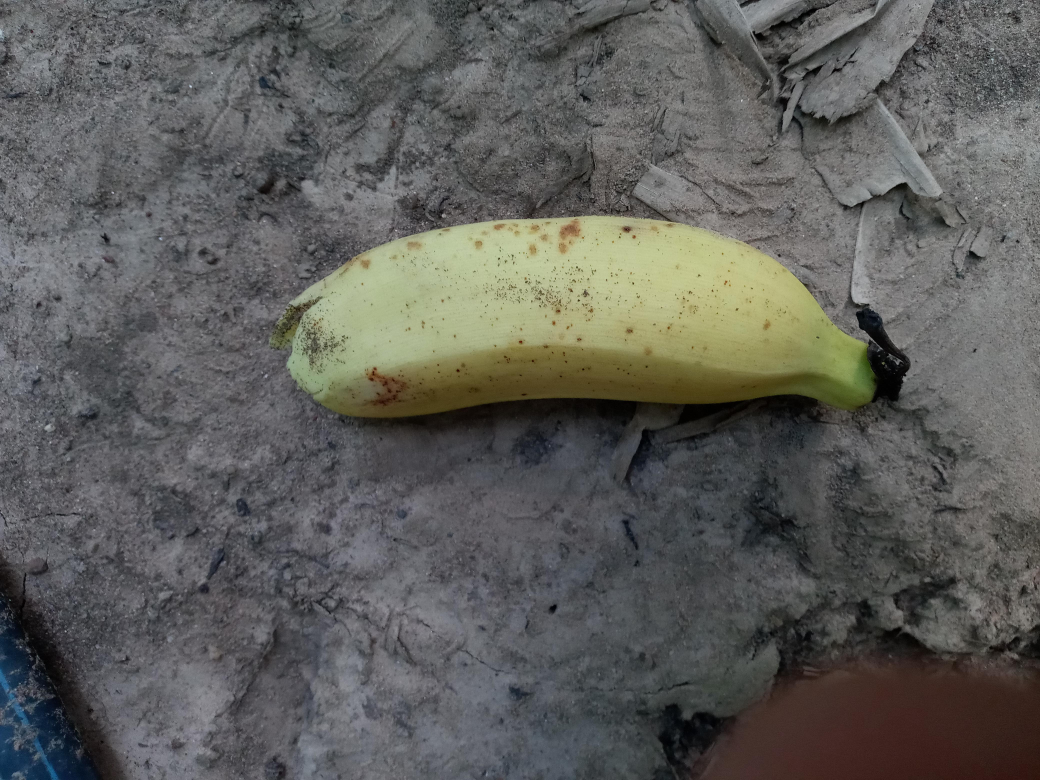
#> input picture Images/Dispose/20230213_084837.jpg, 4160 x 3120 px (shown at 1/4 size)
$ python -i image_processor.py   (imports and definitions only)   (older library calls are emulated)
#> lines starting #> are read from the running program, lines starting #| are printed output that depends on the picture
import cv2
import numpy as np

def pad_and_resize(image: np.ndarray, target_size=(224, 224)):
    """
    이미지의 원본 비율을 유지하며 패딩을 적용하고 리사이즈합니다.
    (data/preprocess.py 로직 통합)
    """
    h, w, _ = image.shape
    target_w, target_h = target_size

    scale = min(target_w / w, target_h / h)
    new_w, new_h = int(w * scale), int(h * scale)

    resized_image = cv2.resize(image, (new_w, new_h), interpolation=cv2.INTER_AREA)

    top = (target_h - new_h) // 2
    bottom = target_h - new_h - top
    left = (target_w - new_w) // 2
    right = target_w - new_w - left

    padded_image = cv2.copyMakeBorder(
        resized_image, top, bottom, left, right,
        cv2.BORDER_CONSTANT, value=[0, 0, 0]
    )

    return padded_image

def extract_color_histogram(image, bins=(8, 8, 8)):
    """
    HSV 색상 공간에서 3D 컬러 히스토그램 추출 (512차원)
    (data/extract_features.py 로직 통합)
    """
    # RGB로 입력받으므로 BGR로 변환 후 HSV로 처리 (OpenCV 호환성)
    bgr = cv2.cvtColor(image, cv2.COLOR_RGB2BGR)
    hsv = cv2.cvtColor(bgr, cv2.COLOR_BGR2HSV)

    hist = cv2.calcHist([hsv], [0, 1, 2], None, bins, [0, 180, 0, 256, 0, 256])
    cv2.normalize(hist, hist)

    return hist.flatten()

def extract_texture_features(image):
    """
    픽셀 통계 및 엣지 강도 특징 추출 (4차원)
    (data/extract_features.py 로직 통합)
    """
    # RGB -> GRAY
    gray = cv2.cvtColor(image, cv2.COLOR_RGB2GRAY)

    mean_val, std_val = cv2.meanStdDev(gray)
    laplacian_var = cv2.Laplacian(gray, cv2.CV_64F).var()

    sobelx = cv2.Sobel(gray, cv2.CV_64F, 1, 0, ksize=3)
    sobely = cv2.Sobel(gray, cv2.CV_64F, 0, 1, ksize=3)
    sobel_mag = cv2.magnitude(sobelx, sobely)
    sobel_mean = np.mean(sobel_mag)

    return np.array([mean_val[0][0], std_val[0][0], laplacian_var, sobel_mean])

def get_knn_features(image: np.ndarray) -> np.ndarray:
    """
    kNN 모델 입력을 위한 통합 516차원 특징 벡터를 반환합니다.
    """
    # 1. 전처리 (224x224)
    preprocessed = pad_and_resize(image)

    # 2. 특징 추출
    color_hist = extract_color_histogram(preprocessed)
    texture_feat = extract_texture_features(preprocessed)

    # 3. 결합 (1, 516)
    features = np.concatenate([color_hist, texture_feat]).reshape(1, -1)
    return features

>>> import cv2
>>> picture = cv2.cvtColor(cv2.imread('../../Images/Dispose/20230213_084837.jpg'), cv2.COLOR_BGR2RGB)
>>> result = get_knn_features(picture)
#> in pad_and_resize, `resized_image = cv2.resize(image, (new_w, new_h), interpolation=cv2.IN..`:
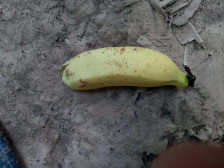
#> resized_image: shape (168, 224, 3); mean R, G, B 94.2, 94.1, 90.7
#> in pad_and_resize, `padded_image = cv2.copyMakeBorder( resized_image, top, bottom, left, r..`:
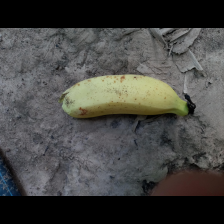
#> padded_image: shape (224, 224, 3); mean R, G, B 70.6, 70.6, 68
#> in extract_color_histogram, `hsv = cv2.cvtColor(bgr, cv2.COLOR_BGR2HSV)`: hsv: shape (224, 224, 3); mean H, S, V 58.3, 21.9, 73.6
#> in get_knn_features, `color_hist = extract_color_histogram(preprocessed)`: color_hist = 512 values, max 0.801 at index 0, min 0 at index 5, mean 0.0062
#> in extract_texture_features, `gray = cv2.cvtColor(image, cv2.COLOR_RGB2GRAY)`:
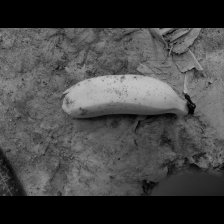
#> gray: shape (224, 224); min 0, max 195, mean 70.3
#> in extract_texture_features, `mean_val, std_val = cv2.meanStdDev(gray)`: mean_val = [70.29]; std_val = [50.43]
#> in extract_texture_features, `laplacian_var = cv2.Laplacian(gray, cv2.CV_64F).var()`: laplacian_var = 730.4
#> in extract_texture_features, `sobelx = cv2.Sobel(gray, cv2.CV_64F, 1, 0, ksize=3)`:
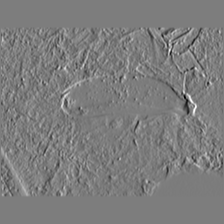
#> sobelx: shape (224, 224) float64; min -393, max 407, mean 0.2; drawn with min black and max white
#> in extract_texture_features, `sobely = cv2.Sobel(gray, cv2.CV_64F, 0, 1, ksize=3)`:
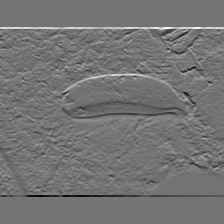
#> sobely: shape (224, 224) float64; min -495, max 592, mean 0; drawn with min black and max white
#> in extract_texture_features, `sobel_mag = cv2.magnitude(sobelx, sobely)`:
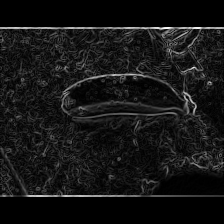
#> sobel_mag: shape (224, 224) float64; min 0, max 592.2, mean 50.1; drawn with min black and max white
#> in extract_texture_features, `sobel_mean = np.mean(sobel_mag)`: sobel_mean = 50.11
#> in get_knn_features, `texture_feat = extract_texture_features(preprocessed)`: texture_feat = [70.29, 50.43, 730.4, 50.11]

$ run again, on Images/Dispose/20230217_092248.jpg
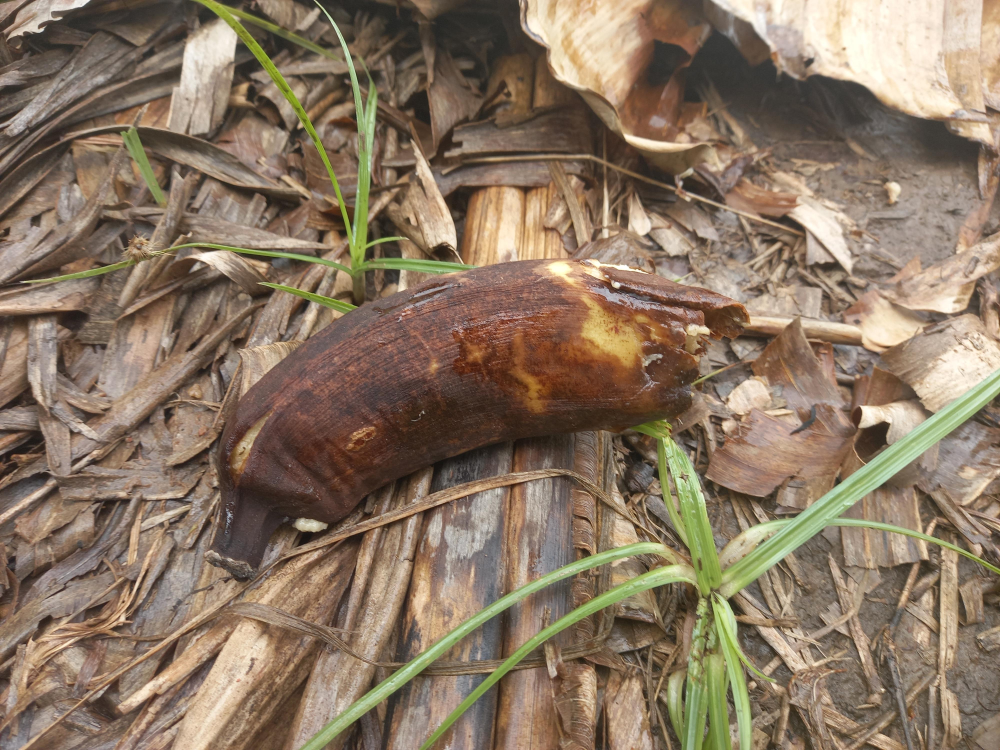
#> input picture Images/Dispose/20230217_092248.jpg, 4000 x 3000 px (shown at 1/4 size)
#> hsv: shape (224, 224, 3); mean H, S, V 11.9, 57.3, 104.2
#> color_hist = 512 values, max 0.836 at index 0, min 0 at index 32, mean 0.00653
#> in extract_texture_features, `gray = cv2.cvtColor(image, cv2.COLOR_RGB2GRAY)`:
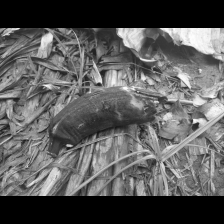
#> gray: shape (224, 224); min 0, max 254, mean 91.8
#> mean_val = [91.78]; std_val = [66.94]
#> laplacian_var = 2513.1
#> in extract_texture_features, `sobel_mag = cv2.magnitude(sobelx, sobely)`:
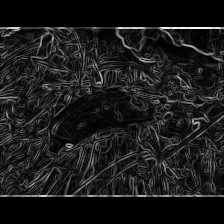
#> sobel_mag: shape (224, 224) float64; min 0, max 996, mean 106.3; drawn with min black and max white
#> sobel_mean = 106.3
#> texture_feat = [91.78, 66.94, 2513.1, 106.3]
